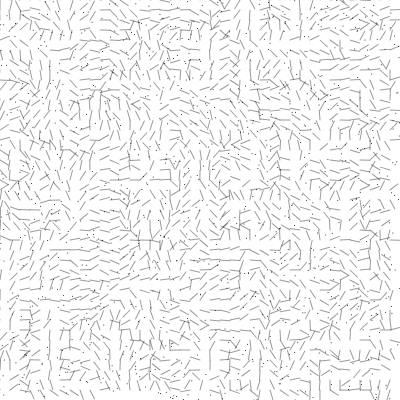
Frame 1 (no input)
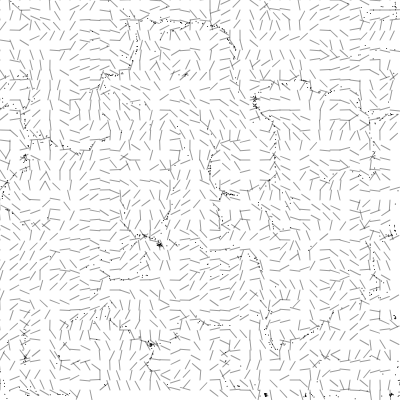
Frame 60 (no input)
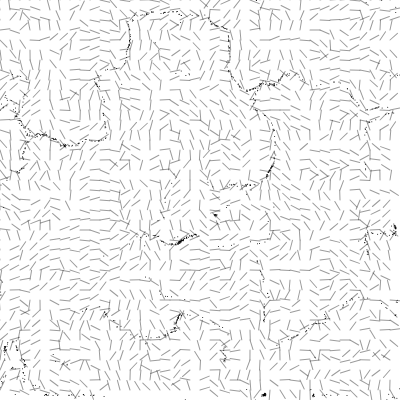
Frame 120 (the mouse pressed at the canvas centre since frame 60)

The p5.js sketch that drew these frames (run headless with seeded random() and noise() and a simulated clock; from frame 60 on, the mouse is pressed at the canvas centre):

// p5.js sketch
// ── sketch.js
/// <reference path="./Libraries/p5Intellisense/p5.global-mode.d.ts" />

let sq = 10;

let weight = 10;

let cols, rows;
let fr;

let particleSize;
let oppacity;

let changeXOff;
let changeYOff;
let changeZOff;

let vectors;

let particles;

let slider;
let oppSlider;
let sizeSlider;
let prevSliderVal;

let numOfParticles = 1000;

let inc = 0.2;

function setup() {
  createCanvas(400, 400);
  background(255, 255, 255);

  cols = floor(width / sq);
  rows = floor(height / sq);

  fr = createP("");

  changeXOff = random();
  changeYOff = random();
  changeZOff = random();

  slider = createSlider(0, 0.004, 0.001, 0.0001);
  prevSliderVal = slider.value();

  oppSlider = createSlider(0, 255, 5, 1);
  sizeSlider = createSlider(1, 100, 5, 1);
  particleSize = 1;

  particles = [];
  for (let i = 0; i < numOfParticles; i++) {
    particles[i] = new Particle();
  }

  vectors = [];
  for (let i = 0; i < rows; i++) {
    vectors[i] = [];
  }

  noStroke();
}

function draw() {
  background(255, 255, 255);

  //noiseOneD(changeXOff);

  //noiseTwoD(changeXOff, changeYOff);

  //noiseThreeD(changeXOff, changeYOff, changeZOff);

  //noNoiseRandom();

  flowField(changeXOff, changeYOff);

  changeXOff += slider.value();
  // changeXOff += 1;
  changeYOff += slider.value();
  changeZOff += slider.value();

  fr.html(floor(frameRate()));
  if (slider.value() != prevSliderVal) {
    prevSliderVal = slider.value();
    background(255, 255, 255);
  }

  oppacity = oppSlider.value();
  particleSize = sizeSlider.value();

  // noLoop();
}

function flowField(startXOff, startYOff) {
  let yOff = startYOff;
  stroke(0, 0, 0, 100);
  for (let i = 0; i < rows; i++) {
    let xOff = startXOff;
    for (let j = 0; j < cols; j++) {
      let ang = noise(xOff, yOff) * TWO_PI * 2;
      vectors[i][j] = p5.Vector.fromAngle(ang);
      vectors[i][j].setMag(weight);
      let v = vectors[i][j];
      push();
      translate(i * sq, j * sq);
      rotate(v.heading());
      line(0, 0, sq, 0);
      pop();
      xOff += inc;
    }
    yOff += inc;
  }

  for (let i = 0; i < particles.length; i++) {
    let dir = particles[i].closestVector();
    particles[i].update();
    particles[i].display();
    particles[i].addForce(dir);
  }

  // let yOff = 0;
  // for (let y=0; y<rows; y++){
  //   let xOff = 0;
  //   for(let x=0; x<cols; x++){
  //     let ang = noise(xOff, yOff)*TWO_PI;
  //     let v = p5.Vector.fromAngle(ang);
  //     stroke(255);
  //     push();
  //     translate(x*scl, y*scl);
  //     rotate(v.heading());
  //     line(0, 0, scl, 0);
  //     pop();
  //     xOff += inc;
  //   }
  //   yOff += inc;
  // }
}

function noiseThreeD(startXOff, startYOff, startZOff) {
  let xOff = startXOff;
  let yOff = startYOff;
  let zOff = startZOff; // idk yet lol

  for (let i = 0; i < height / sq; i++) {
    for (let j = 0; j < width / sq; j++) {
      fill(noise(xOff, yOff, zOff) * 255);
      rect(j * sq, i * sq, sq, sq);

      xOff += inc;
    }
    yOff += inc;
  }
}

function noiseTwoD(startXOff, startYOff) {
	let avg = 1;
	let cnt = 0;
  fill(0, 0, 0);
  let yOff = startYOff;

  for (let i = 0; i < height / sq; i++) {
    let xOff = startXOff;
    for (let j = 0; j < width / sq; j++) {
		cnt++;
		avg += noise(xOff, yOff) * 255;
      fill(noise(xOff, yOff) * 255);
	  if(noise(xOff, yOff) * 255 < 1){
		  console.log("less than 1");
	  }
	  //console.log(noise(xOff, yOff) * 255);
      rect(j * sq, i * sq, sq, sq);
      xOff += inc;
    }
    yOff += inc;
  }
  //console.log(avg/cnt);
}

function noiseOneD(startXOff) {
  noFill();
  stroke(0);
  let xOff = startXOff;
  beginShape();
  for (let i = 0; i < width; i++) {
    vertex(i, noise(xOff) * height);

    xOff += inc;
  }
  endShape();
}

function noNoiseRandom() {
  noFill();
  stroke(255);
  beginShape();
  for (let i = 0; i < width; i++) {
    vertex(i, random(height));
  }
  endShape();
}

// ── particle.js
/// <reference path="./Libraries/p5Intellisense/p5.global-mode.d.ts" />

class Particle {
  constructor() {
    this.pos = createVector(random() * width, random() * height);
    this.vel = createVector(0, 0);
    this.acc = createVector(0, 0);
    this.size = particleSize;
    this.col = color(0, 0, 0, 255);
    this.maxSpeed = 1;
    console.log(particleSize);
  }

  closestVector() {
    let x = (round(this.pos.x / sq) + cols) % cols;
    let y = (round(this.pos.y / sq) + rows) % rows;
    return vectors[x][y];
  }

  update() {
    this.vel.add(this.acc);
    this.vel.limit(this.maxSpeed);
    this.pos.add(this.vel);
    this.acc.mult(0);

    this.pos.x = (this.pos.x + width) % width;
    this.pos.y = (this.pos.y + height) % height;
  }

  addForce(force) {
    this.acc.add(force);
  }

  display() {
    fill(this.col);
    noStroke();
	console.log(this.pos.x, this.pos.y);
    circle(this.pos.x, this.pos.y, this.size);
  }
}
